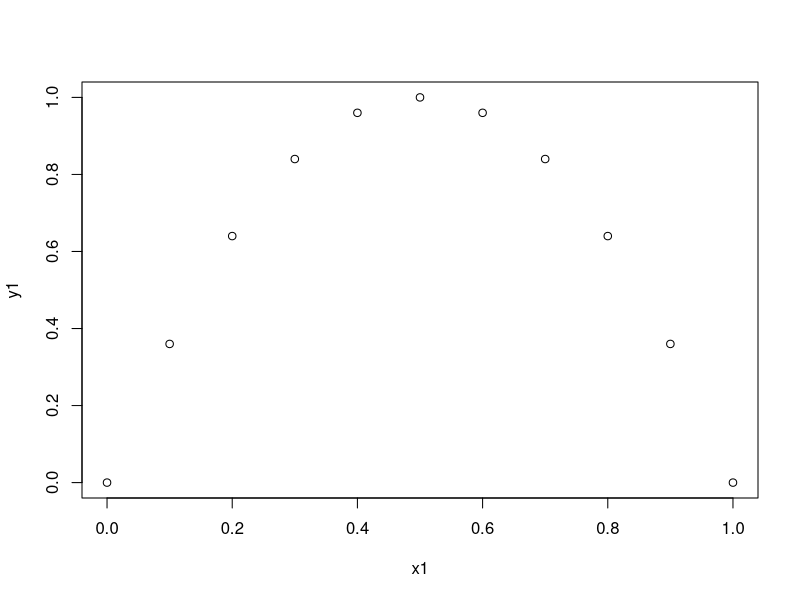
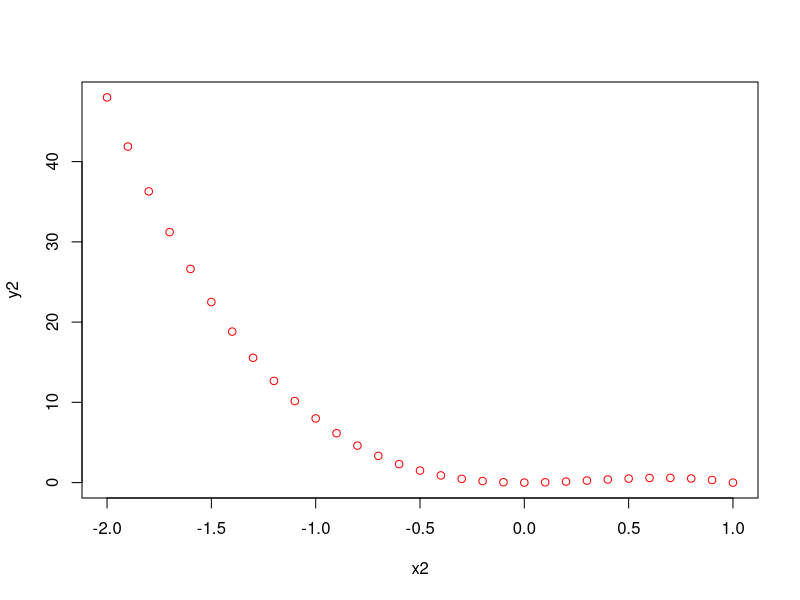

The R source for these figures, in order:
#1) Créer un vecteur x qui contient les réels compris entre 0 et 1 par pas de 0, 1.
x1 <- seq(0, 1, by=0.1)
#2) Calculer n la longueur de x
n=length(x1)
#3) En utilisant les opérations vectorielles, créer un vecteur y = 4x(1 − x).
y1 <- (1-x1)*4*x1
#4) avec plot, tracer la courbe rejoignant les points (x i , y i ).
plot(x1,y1)
#5) Calculer le maximum des y i
maxi<-max(y1)
#6) En quel point le maximum est-il atteint?
anteMaxi <- x1[which.max(y1)]
#7) Tracer la courbe de la fonction f : x -> 4x^2*(1 − x) sur l’intervalle [−2, 1], en rouge avec le logiciel.
x2 <- seq(-2, 1, by=0.1)
y2 <- (1-x2)*4*x2*x2
plot(x2,y2, col="red")